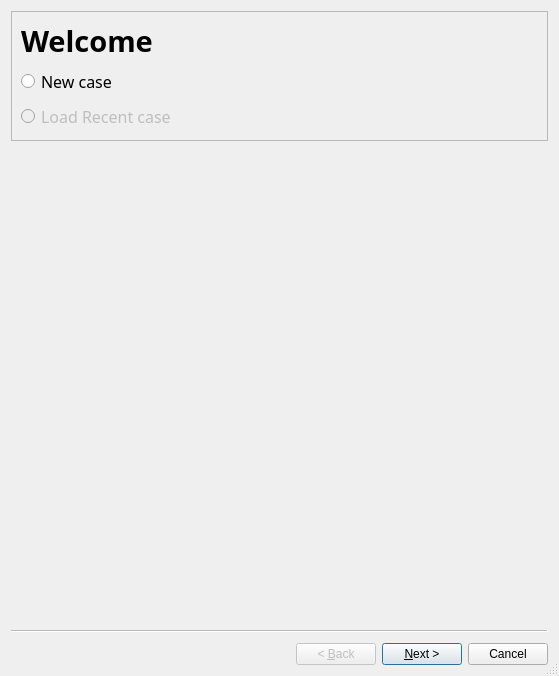
<?xml version="1.0" encoding="UTF-8"?>
<ui version="4.0">
 <class>Wizard</class>
 <widget class="QWizard" name="Wizard">
  <property name="enabled">
   <bool>true</bool>
  </property>
  <property name="geometry">
   <rect>
    <x>0</x>
    <y>0</y>
    <width>559</width>
    <height>676</height>
   </rect>
  </property>
  <property name="minimumSize">
   <size>
    <width>559</width>
    <height>676</height>
   </size>
  </property>
  <property name="maximumSize">
   <size>
    <width>559</width>
    <height>676</height>
   </size>
  </property>
  <property name="tabletTracking">
   <bool>false</bool>
  </property>
  <property name="windowTitle">
   <string>Initialize</string>
  </property>
  <property name="sizeGripEnabled">
   <bool>true</bool>
  </property>
  <widget class="QWizardPage" name="wizardPage1">
   <property name="autoFillBackground">
    <bool>true</bool>
   </property>
   <attribute name="pageId">
    <string notr="true">0</string>
   </attribute>
   <layout class="QVBoxLayout" name="verticalLayout_2">
    <property name="leftMargin">
     <number>0</number>
    </property>
    <property name="topMargin">
     <number>0</number>
    </property>
    <property name="rightMargin">
     <number>0</number>
    </property>
    <property name="bottomMargin">
     <number>0</number>
    </property>
    <item>
     <widget class="QFrame" name="frame">
      <property name="frameShape">
       <enum>QFrame::StyledPanel</enum>
      </property>
      <property name="frameShadow">
       <enum>QFrame::Raised</enum>
      </property>
      <layout class="QGridLayout" name="gridLayout">
       <item row="3" column="0">
        <widget class="QRadioButton" name="radioButton_2">
         <property name="enabled">
          <bool>false</bool>
         </property>
         <property name="font">
          <font>
           <family>맑은 고딕</family>
           <pointsize>12</pointsize>
          </font>
         </property>
         <property name="text">
          <string>Load Recent case</string>
         </property>
        </widget>
       </item>
       <item row="0" column="0">
        <widget class="QLabel" name="label">
         <property name="font">
          <font>
           <family>맑은 고딕</family>
           <pointsize>22</pointsize>
           <weight>75</weight>
           <bold>true</bold>
          </font>
         </property>
         <property name="text">
          <string>Welcome</string>
         </property>
        </widget>
       </item>
       <item row="2" column="0">
        <widget class="QRadioButton" name="radioButton">
         <property name="font">
          <font>
           <family>맑은 고딕</family>
           <pointsize>12</pointsize>
          </font>
         </property>
         <property name="text">
          <string>New case</string>
         </property>
        </widget>
       </item>
      </layout>
     </widget>
    </item>
   </layout>
  </widget>
  <widget class="QWizardPage" name="wizardPage2">
   <property name="title">
    <string/>
   </property>
   <property name="subTitle">
    <string/>
   </property>
   <attribute name="pageId">
    <string notr="true">1</string>
   </attribute>
   <widget class="QLabel" name="label_2">
    <property name="geometry">
     <rect>
      <x>10</x>
      <y>40</y>
      <width>121</width>
      <height>21</height>
     </rect>
    </property>
    <property name="font">
     <font>
      <family>맑은 고딕</family>
      <pointsize>12</pointsize>
     </font>
    </property>
    <property name="text">
     <string>Case name : </string>
    </property>
   </widget>
   <widget class="QTextEdit" name="textEdit">
    <property name="geometry">
     <rect>
      <x>130</x>
      <y>40</y>
      <width>381</width>
      <height>31</height>
     </rect>
    </property>
    <property name="font">
     <font>
      <family>맑은 고딕</family>
      <pointsize>12</pointsize>
     </font>
    </property>
    <property name="verticalScrollBarPolicy">
     <enum>Qt::ScrollBarAlwaysOff</enum>
    </property>
    <property name="horizontalScrollBarPolicy">
     <enum>Qt::ScrollBarAlwaysOff</enum>
    </property>
    <property name="html">
     <string>&lt;!DOCTYPE HTML PUBLIC &quot;-//W3C//DTD HTML 4.0//EN&quot; &quot;http://www.w3.org/TR/REC-html40/strict.dtd&quot;&gt;
&lt;html&gt;&lt;head&gt;&lt;meta name=&quot;qrichtext&quot; content=&quot;1&quot; /&gt;&lt;style type=&quot;text/css&quot;&gt;
p, li { white-space: pre-wrap; }
&lt;/style&gt;&lt;/head&gt;&lt;body style=&quot; font-family:'맑은 고딕'; font-size:12pt; font-weight:400; font-style:normal;&quot;&gt;
&lt;p style=&quot;-qt-paragraph-type:empty; margin-top:0px; margin-bottom:0px; margin-left:0px; margin-right:0px; -qt-block-indent:0; text-indent:0px;&quot;&gt;&lt;br /&gt;&lt;/p&gt;&lt;/body&gt;&lt;/html&gt;</string>
    </property>
   </widget>
   <widget class="QLabel" name="label_3">
    <property name="geometry">
     <rect>
      <x>10</x>
      <y>90</y>
      <width>211</width>
      <height>31</height>
     </rect>
    </property>
    <property name="font">
     <font>
      <family>맑은 고딕</family>
      <pointsize>12</pointsize>
     </font>
    </property>
    <property name="text">
     <string>Select Target Disk</string>
    </property>
   </widget>
   <widget class="QListWidget" name="listWidget">
    <property name="geometry">
     <rect>
      <x>10</x>
      <y>130</y>
      <width>481</width>
      <height>201</height>
     </rect>
    </property>
   </widget>
   <widget class="QProgressBar" name="progressBar">
    <property name="geometry">
     <rect>
      <x>30</x>
      <y>390</y>
      <width>481</width>
      <height>23</height>
     </rect>
    </property>
    <property name="value">
     <number>0</number>
    </property>
   </widget>
  </widget>
  <widget class="QWizardPage" name="wizardPage3">
   <property name="contextMenuPolicy">
    <enum>Qt::NoContextMenu</enum>
   </property>
   <property name="toolTipDuration">
    <number>-1</number>
   </property>
   <attribute name="pageId">
    <string notr="true">2</string>
   </attribute>
   <widget class="QLabel" name="label_4">
    <property name="geometry">
     <rect>
      <x>10</x>
      <y>20</y>
      <width>281</width>
      <height>31</height>
     </rect>
    </property>
    <property name="font">
     <font>
      <family>맑은 고딕</family>
      <pointsize>12</pointsize>
     </font>
    </property>
    <property name="text">
     <string>Creating case has finished.</string>
    </property>
   </widget>
  </widget>
 </widget>
 <resources/>
 <connections>
  <connection>
   <sender>Wizard</sender>
   <signal>accepted()</signal>
   <receiver>Wizard</receiver>
   <slot>next()</slot>
   <hints>
    <hint type="sourcelabel">
     <x>415</x>
     <y>651</y>
    </hint>
    <hint type="destinationlabel">
     <x>415</x>
     <y>651</y>
    </hint>
   </hints>
  </connection>
  <connection>
   <sender>listWidget</sender>
   <signal>pressed(QModelIndex)</signal>
   <receiver>Wizard</receiver>
   <slot>selectPhyDrive_button(QModelIndex)</slot>
   <hints>
    <hint type="sourcelabel">
     <x>103</x>
     <y>415</y>
    </hint>
    <hint type="destinationlabel">
     <x>11</x>
     <y>591</y>
    </hint>
   </hints>
  </connection>
  <connection>
   <sender>radioButton</sender>
   <signal>clicked()</signal>
   <receiver>Wizard</receiver>
   <slot>setNewCase_button()</slot>
   <hints>
    <hint type="sourcelabel">
     <x>107</x>
     <y>188</y>
    </hint>
    <hint type="destinationlabel">
     <x>70</x>
     <y>541</y>
    </hint>
   </hints>
  </connection>
 </connections>
 <slots>
  <slot>selectPhyDrive_button(QModelIndex)</slot>
  <slot>setNewCase_button()</slot>
  <slot>parseHFS_event()</slot>
 </slots>
</ui>
